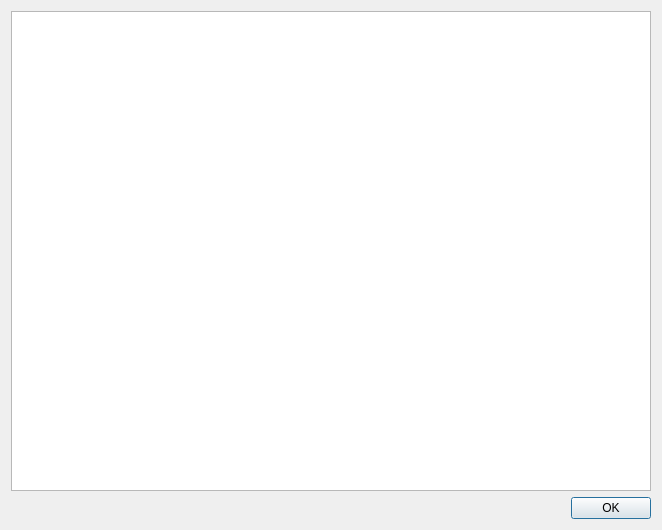
<?xml version="1.0" encoding="UTF-8"?>
<ui version="4.0">
 <class>HelpDialog</class>
 <widget class="QDialog" name="HelpDialog">
  <property name="geometry">
   <rect>
    <x>0</x>
    <y>0</y>
    <width>648</width>
    <height>517</height>
   </rect>
  </property>
  <property name="windowTitle">
   <string>Help</string>
  </property>
  <layout class="QGridLayout" name="gridLayout">
   <item row="0" column="0">
    <widget class="QTextEdit" name="textEditHelp">
     <property name="minimumSize">
      <size>
       <width>640</width>
       <height>480</height>
      </size>
     </property>
     <property name="readOnly">
      <bool>true</bool>
     </property>
    </widget>
   </item>
   <item row="1" column="0">
    <widget class="QDialogButtonBox" name="buttonBox">
     <property name="orientation">
      <enum>Qt::Horizontal</enum>
     </property>
     <property name="standardButtons">
      <set>QDialogButtonBox::Ok</set>
     </property>
    </widget>
   </item>
  </layout>
 </widget>
 <resources/>
 <connections>
  <connection>
   <sender>buttonBox</sender>
   <signal>accepted()</signal>
   <receiver>DialogHelp</receiver>
   <slot>accept()</slot>
   <hints>
    <hint type="sourcelabel">
     <x>248</x>
     <y>254</y>
    </hint>
    <hint type="destinationlabel">
     <x>157</x>
     <y>274</y>
    </hint>
   </hints>
  </connection>
  <connection>
   <sender>buttonBox</sender>
   <signal>rejected()</signal>
   <receiver>DialogHelp</receiver>
   <slot>reject()</slot>
   <hints>
    <hint type="sourcelabel">
     <x>316</x>
     <y>260</y>
    </hint>
    <hint type="destinationlabel">
     <x>286</x>
     <y>274</y>
    </hint>
   </hints>
  </connection>
 </connections>
</ui>
